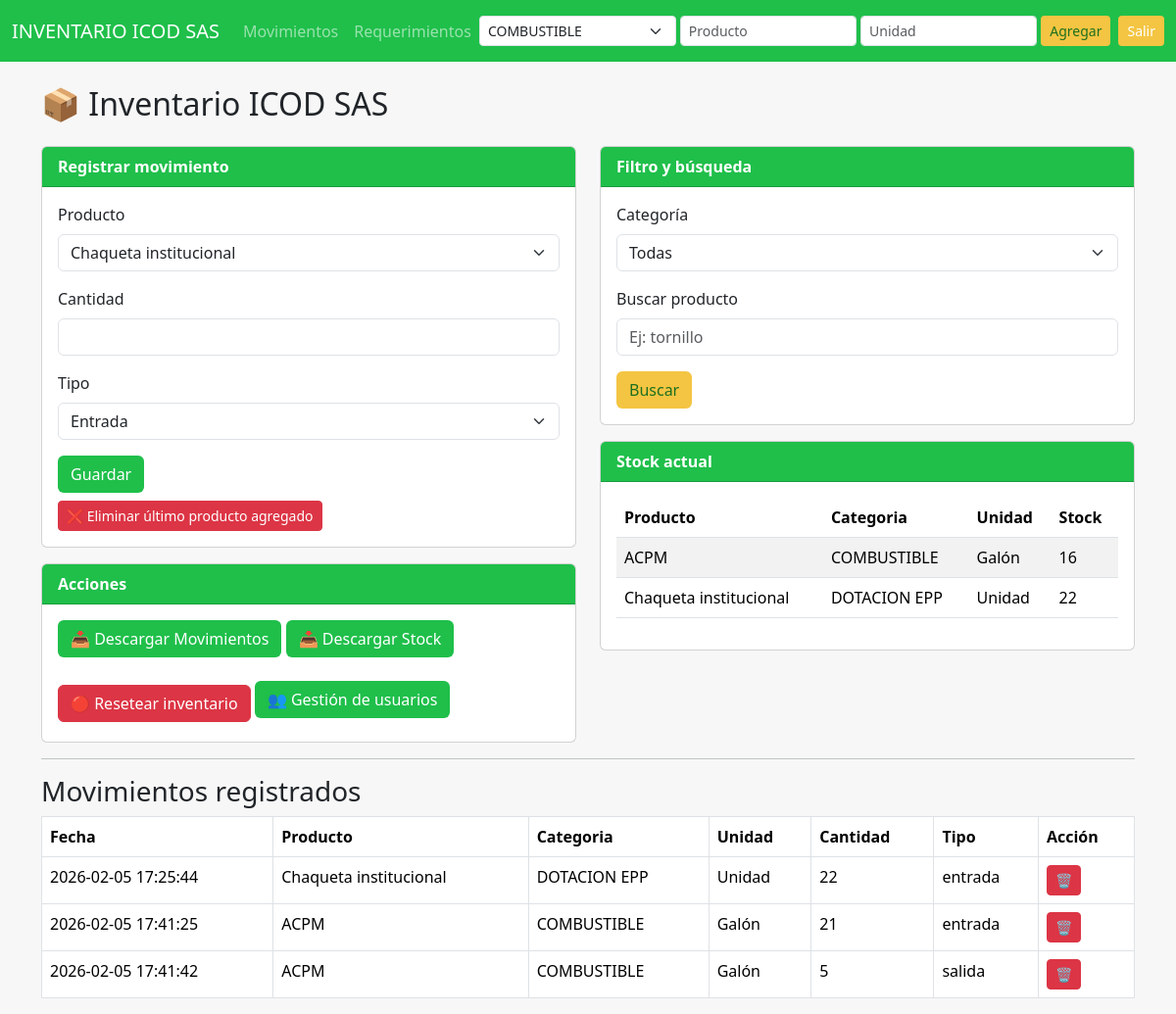
Page / (signed in) on the earlier database version.
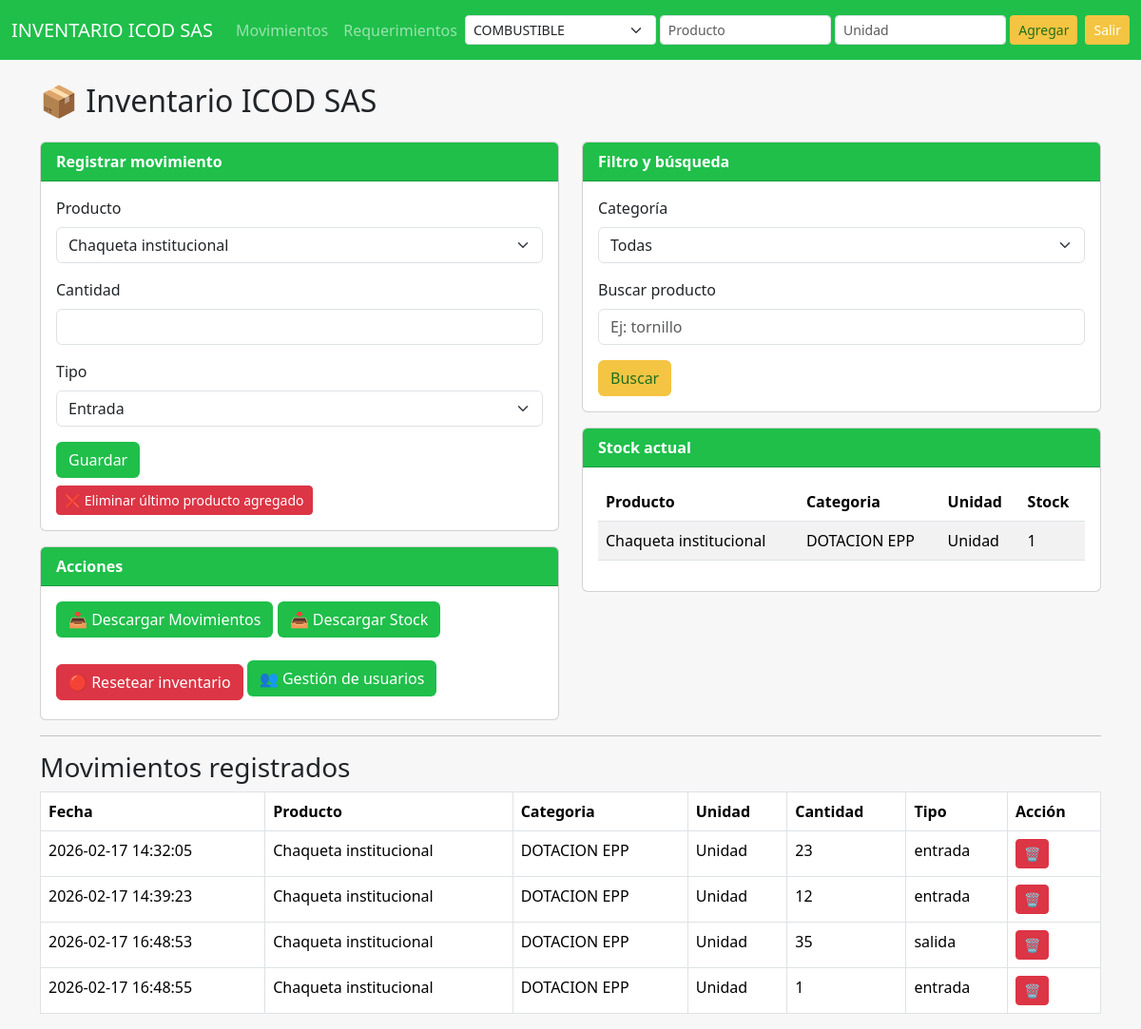
Same page on the later database version.
### tables this page shows
CREATE TABLE "movimientos" (
"id" REAL,
  "fecha" TEXT,
  "producto" TEXT,
  "categoria" TEXT,
  "unidad" TEXT,
  "cantidad" INTEGER,
  "tipo" TEXT
);

CREATE TABLE productos (
    id INTEGER PRIMARY KEY AUTOINCREMENT,
    categoria TEXT,
    item TEXT UNIQUE,
    descripcion TEXT
);

### app.py (the view, shortened to what this page needs)
@app.route("/", methods=["GET","POST"])
def index():
    if not session.get("logged_in"):
        return redirect(url_for("login"))
    if session.get("rol") == "requerimientos":
        return redirect(url_for("requerimientos"))
    conn = get_db()
    cur = conn.cursor()
    df = pd.read_sql_query("SELECT * FROM productos", conn)
    productos_lista = df["item"].tolist()
    productos_info = {
        row["item"]: {
            "categoria": row["categoria"],
            "unidad": row["descripcion"]
        }
        for _, row in df.iterrows()
    }
    mov_stock = pd.read_sql_query(
        "SELECT producto, tipo, cantidad FROM movimientos", conn
    )
    inventario = {}
    if not mov_stock.empty:
        mov_stock["valor"] = mov_stock.apply(
            lambda row: row["cantidad"] if row["tipo"] == "entrada" else -row["cantidad"],
            axis=1
        )
    mov_stock = mov_stock.sort_index()
    stock_real = {}
    for producto, grupo in mov_stock.groupby("producto"):
        stock = 0
        for val in grupo["valor"]:
            stock = max(0, stock + val)
        stock_real[producto] = stock
    inventario = stock_real
    mov_df = pd.read_sql_query("SELECT * FROM movimientos", conn)
    movimientos = mov_df.to_dict("records")
    categorias = ["Todas"] + sorted(df["categoria"].unique().tolist())
    categoria_filtro = request.args.get("categoria", "Todas").strip().lower()
    buscar = request.args.get("buscar", "").strip().lower()
    productos_filtrados = []
    for p in productos_lista:
        info = productos_info.get(p, {})
        categoria_prod = info.get("categoria", "").strip().lower()
        if categoria_filtro != "todas" and categoria_prod != categoria_filtro:
            continue
        if buscar and buscar not in p.lower():
            continue
        productos_filtrados.append(p)
    productos_lista = productos_filtrados
    return render_template(
        "index.html",
        productos=productos_lista,
        movimientos=movimientos,
        inventario=inventario,
        productos_info=productos_info,
        categorias=categorias,
        categoria_filtro=categoria_filtro.capitalize(),
        buscar=buscar
    )

### app.py (called while the page is built)
def get_db():
    return sqlite3.connect(DB_PATH)

### templates/index.html (shortened to what this page needs)
{% extends "base.html" %}
{% block content %}
<h2 class="mb-4">📦 Inventario ICOD SAS</h2>
<div class="row">
  <div class="col-md-6">
    <div class="card mb-3">
      <div class="card-header">
        <strong>Registrar movimiento</strong>
      </div>
      <div class="card-body">
        <form method="POST">
          <div class="mb-3">
            <label class="form-label">Producto</label>
            <select name="producto" class="form-select" required>
              {% for p in productos %}
                <option value="{{ p }}">{{ p }}</option>
              {% endfor %}
            </select>
          </div>
          <div class="mb-3">
            <label class="form-label">Cantidad</label>
            <input type="number" name="cantidad" class="form-control" required>
          </div>
          <div class="mb-3">
            <label class="form-label">Tipo</label>
            <select name="tipo" class="form-select" required>
              <option value="entrada">Entrada</option>
            </select>
          </div>
          <button class="btn btn-verde" type="submit">Guardar</button>
        </form>
        <form method="POST"
              action="{{ url_for('eliminar_ultimo_producto') }}"
              onsubmit="return confirm('¿Seguro que desea eliminar el último producto agregado?');"
              class="mt-2">
          <button class="btn btn-danger btn-sm">
            ❌ Eliminar último producto agregado
          </button>
        </form>
      </div>
    </div>
    <div class="card">
      <div class="card-header">
        <strong>Acciones</strong>
      </div>
      <div class="card-body">
        <a href="/download_movimientos" class="btn btn-verde mb-2">📥 Descargar Movimientos</a>
        <a href="/download_stock" class="btn btn-verde mb-2">📥 Descargar Stock</a>
 {% if session["rol"] == "admin" %}
<form action="{{ url_for('resetear_inventario') }}"
      method="POST"
      class="mt-3"
      onsubmit="return confirm('⚠️ ¿Está seguro de resetear TODO el inventario? Esta acción NO se puede deshacer.')">
  <button class="btn btn-danger">
      🔴 Resetear inventario
  </button>
{% endif %}
{% if session["rol"] == "admin" %}
<a href="{{ url_for('gestion_usuarios') }}" class="btn btn-verde mb-2">
👥 Gestión de usuarios
</a>
{% endif %}
</form>
      </div>
    </div>
  </div>
  <div class="col-md-6">
    <div class="card mb-3">
      <div class="card-header">
        <strong>Filtro y búsqueda</strong>
      </div>
      <div class="card-body">
        <form method="GET">
          <div class="mb-3">
            <label class="form-label">Categoría</label>
            <select name="categoria" class="form-select" onchange="this.form.submit()">
              {% for cat in categorias %}
                <option value="{{ cat }}" {% if cat == categoria_filtro %}selected{% endif %}>
                  {{ cat }}
                </option>
              {% endfor %}
            </select>
          </div>
          <div class="mb-3">
            <label class="form-label">Buscar producto</label>
            <input type="text" name="buscar" class="form-control" value="{{ buscar }}" placeholder="Ej: tornillo">
          </div>
          <button class="btn btn-amarillo" type="submit">Buscar</button>
        </form>
      </div>
    </div>
    <div class="card">
      <div class="card-header">
        <strong>Stock actual</strong>
      </div>
      <div class="card-body">
        <table class="table table-striped">
          <thead>
            <tr>
              <th>Producto</th>
              <th>Categoria</th>
              <th>Unidad</th>
              <th>Stock</th>
            </tr>
          </thead>
          <tbody>
            {% for producto, cantidad in inventario.items() %}
              {% if cantidad > 0 %}
                <tr>
                  <td>{{ producto }}</td>
                  <td>{{ productos_info.get(producto, {}).get("categoria", "Sin categoría") }}</td>
                  <td>{{ productos_info.get(producto, {}).get("unidad", "N/A") }}</td>
                  <td>{{ cantidad }}</td>
                </tr>
              {% endif %}
            {% endfor %}
          </tbody>
        </table>
      </div>
    </div>
  </div>
</div>
<hr>
<h3>Movimientos registrados</h3>
<table class="table table-bordered">
  <thead>
    <tr>
      <th>Fecha</th>
      <th>Producto</th>
      <th>Categoria</th>
      <th>Unidad</th>
      <th>Cantidad</th>
      <th>Tipo</th>
      <th>Acción</th>
    </tr>
  </thead>
  <tbody>
    {% for m in movimientos %}
      <tr>
        <td>{{ m.fecha }}</td>
        <td>{{ m.producto }}</td>
        <td>{{ m.categoria }}</td>
        <td>{{ m.unidad }}</td>
        <td>{{ m.cantidad }}</td>
        <td>{{ m.tipo }}</td>
        <td>
          <form method="POST"
                action="{{ url_for('eliminar_movimiento', idx=loop.index0) }}"
                onsubmit="return confirm('¿Seguro que desea eliminar este movimiento?');">
            <button class="btn btn-danger btn-sm">🗑</button>
          </form>
        </td>
      </tr>
    {% endfor %}
  </tbody>
</table>
{% endblock %}

### templates/base.html (shortened to what this page needs)
<!DOCTYPE html>
<html>
<head>
    <link href="https://cdn.jsdelivr.net/npm/bootstrap@5.3.2/dist/css/bootstrap.min.css" rel="stylesheet">
</head>
<body>
<nav class="navbar navbar-expand-lg navbar-dark">
  <div class="container-fluid">
    <a class="navbar-brand" href="/">INVENTARIO ICOD SAS</a>
    <div class="collapse navbar-collapse">
      <ul class="navbar-nav me-auto">
        <li class="nav-item">
          {% if session.get("rol") != "requerimientos" %}
<a class="nav-link" href="/">Movimientos</a>
{% endif %}
        </li>
  <li class="nav-item">
   <a class="nav-link" href="/requerimientos">Requerimientos</a>
 </li>
</ul>
   {% if session.get("rol") != "requerimientos" %}
<form method="POST" action="/" class="d-flex align-items-center me-2">
    <select name="nueva_categoria" class="form-select form-select-sm me-1" required>
      {% for cat in categorias %}
        {% if cat != "Todas" %}
          <option value="{{ cat }}">{{ cat }}</option>
        {% endif %}
      {% endfor %}
    </select>
    <input type="text" name="nuevo_producto"
           class="form-control form-control-sm me-1"
           placeholder="Producto" required>
    <input type="text" name="nueva_unidad"
           class="form-control form-control-sm me-1"
           placeholder="Unidad" required>
    <button type="submit" class="btn btn-amarillo btn-sm">
      Agregar
    </button>
</form>
{% endif %}
      <span class="navbar-text">
        <a class="btn btn-amarillo btn-sm" href="/logout">Salir</a>
      </span>
    </div>
  </div>
</nav>
<div class="container mt-4">
    {% block content %}{% endblock %}
</div>
</body>
</html>

### templates/base.html (style rules this page uses)
:root { --verde-chulito: #1fbf4a; --amarillo-suave: #f4c542; --fondo: #f7f7f7; }
body { background: var(--fondo); }
.navbar { background: var(--verde-chulito) !important; }
.btn-verde { background: var(--verde-chulito); color: white; }
.btn-amarillo { background: var(--amarillo-suave); color: #1f6f1f; }
.card-header { background: var(--verde-chulito); color: white; }
.table-striped > tbody > tr:nth-of-type(odd) { background-color: #e9ffe9; }

Differences in the rows shown:
no longer on one of the page's lists (row edited): movimientos: producto "ACPM", get "COMBUSTIBLE", get "Galón"
changed movimientos (number 1 of 4 on the later page): cantidad "22" → "1"; fecha "2026-02-05 17:25:44" → "2026-02-17 14:32:05"; cantidad "22" → "23"
changed movimientos (number 2 of 4 on the later page): fecha "2026-02-05 17:41:25" → "2026-02-17 14:39:23"; producto "ACPM" → "Chaqueta institucional"; categoria "COMBUSTIBLE" → "DOTACION EPP"; unidad "Galón" → "Unidad"; cantidad "21" → "12"
changed movimientos "salida": fecha "2026-02-05 17:41:42" → "2026-02-17 16:48:53"; producto "ACPM" → "Chaqueta institucional"; categoria "COMBUSTIBLE" → "DOTACION EPP"; unidad "Galón" → "Unidad"; cantidad "5" → "35"
added movimientos: fecha "2026-02-17 16:48:55", producto "Chaqueta institucional", categoria "DOTACION EPP", unidad "Unidad", cantidad "1", tipo "entrada", shown under "Movimientos registrados"
